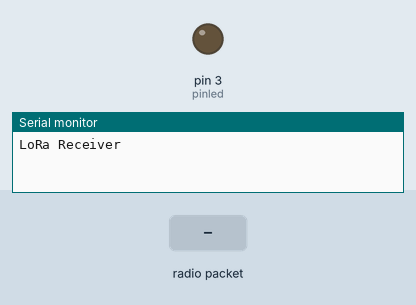
Simulated run of this sketch. Board: Arduino Uno, built with avr-gcc and run on an emulated ATmega328P. Parts: output pins drawn as LEDs (lit = HIGH), the last lines printed to the serial monitor. Inputs (shaded band) come from the test bench. No radio packets arrive unless stated.

Above: at 1.2 s.
1.3 s: radio packet "1" arrives
At 1.6 s:
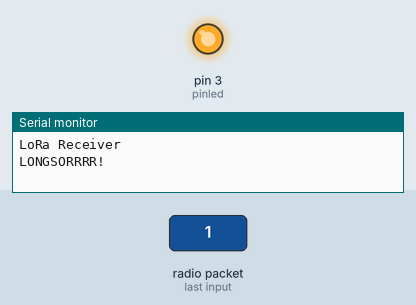
2.8 s: radio packet "0" arrives
At 3.9 s:
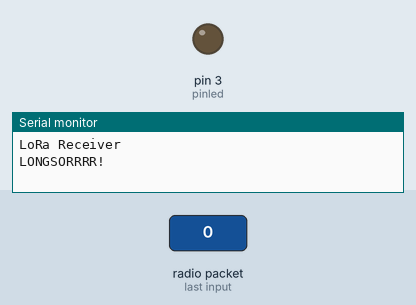
4.3 s: radio packet "2" arrives
At 5.0 s:
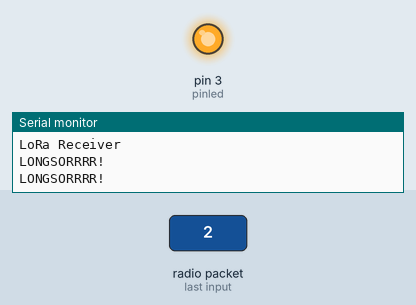
Timing chart, 0 to 7.3 s (numbered marks = the images above; inputs shaded):
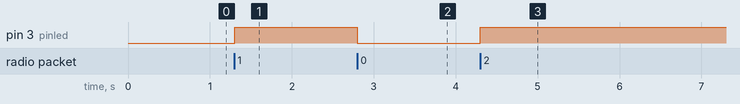

The sketch:

Receiver_2.ino
```cpp
#include <SPI.h>
#include <LoRa.h>

int pinled=3;


//inisialisasi lora
void setup() {
  Serial.begin(9600);
  while (!Serial);

  pinMode(pinled, OUTPUT);
  Serial.println("LoRa Receiver");

  //frekuensi lora
  if (!LoRa.begin(923E6)) {
    Serial.println("Starting LoRa failed!");
    while (1);
  }
}

void loop() {
  // try to parse packet
  int packetSize = LoRa.parsePacket();
  if (packetSize) {
    // menerima paket dari transmitter
      String message = "";
      while (LoRa.available()){
        message += (char)LoRa.read();
        }

    // set digital pin state

//kode untuk aktuator
    if ( message == "0"){
      digitalWrite(pinled, LOW);
      }
    else{
      digitalWrite(pinled, HIGH);
      Serial.print("LONGSORRRR! \n");
      }


  }

}
```

Measured:
- after the input at 1.3 s, pin 3 (pinled): LOW → HIGH at once
- after the input at 2.8 s, pin 3 (pinled): HIGH → LOW at once
- after the input at 4.3 s, pin 3 (pinled): LOW → HIGH at once
